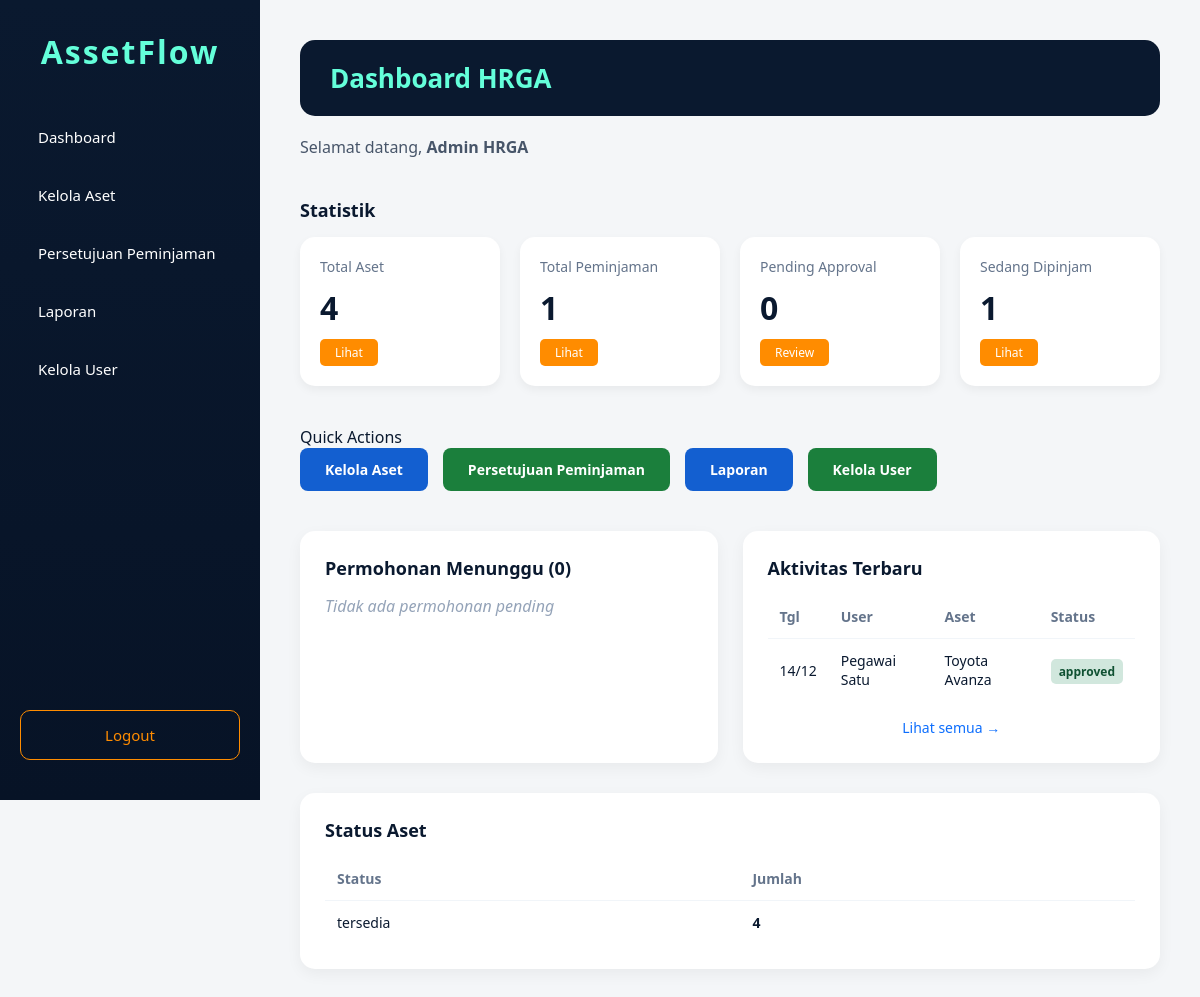
Page /admin_dashboard.php (signed in) on the committed database.
### tables this page shows
CREATE TABLE `loans` (
  `id_loan` int(11) NOT NULL,
  `id_user` int(11) NOT NULL,
  `id_aset` int(11) NOT NULL,
  `driver_id` int(11) DEFAULT NULL,
  `tgl_pinjam` date NOT NULL,
  `tgl_kembali` date NOT NULL,
  `jam_keluar` datetime DEFAULT NULL,
  `jam_masuk` datetime DEFAULT NULL,
  `km_awal` int(11) DEFAULT NULL,
  `km_akhir` int(11) DEFAULT NULL,
  `kondisi_mobil` text DEFAULT NULL,
  `keterangan` text NOT NULL,
  `alasan_penolakan` text DEFAULT NULL,
  `status_loan` enum('pending','approved','rejected','on_loan','returned') NOT NULL DEFAULT 'pending'
);

CREATE TABLE `users` (
  `id_user` int(11) NOT NULL,
  `nama` varchar(100) NOT NULL,
  `email` varchar(100) NOT NULL,
  `password` varchar(255) NOT NULL,
  `role` enum('pegawai','hrga','satpam','supir') NOT NULL,
  `divisi` varchar(50) DEFAULT NULL
);

CREATE TABLE `assets` (
  `id_aset` int(11) NOT NULL,
  `nama_aset` varchar(100) NOT NULL,
  `kategori` enum('mobil','elektronik') NOT NULL,
  `plat_nomor` varchar(20) DEFAULT NULL,
  `status_aset` enum('tersedia','maintenance','rusak') NOT NULL DEFAULT 'tersedia',
  `gambar` varchar(255) DEFAULT NULL
);

### admin_dashboard.php (the view, shortened to what this page needs)
<?php
require_once 'database/db.php';
$total_assets = $conn->query("SELECT COUNT(*) FROM assets")->fetchColumn();
$total_loans = $conn->query("SELECT COUNT(*) FROM loans")->fetchColumn();
$pending_loans = $conn->query("SELECT COUNT(*) FROM loans WHERE status_loan='pending'")->fetchColumn();
$active_loans = $conn->query("SELECT COUNT(*) FROM loans WHERE status_loan IN ('approved','on_loan')")->fetchColumn();
$recent_pending = $conn->query("
    SELECT l.*, u.nama as pemohon, a.nama_aset
    FROM loans l
    JOIN users u ON l.id_user = u.id_user
    JOIN assets a ON l.id_aset = a.id_aset
    WHERE l.status_loan='pending'
    ORDER BY l.tgl_pinjam ASC
    LIMIT 5
")->fetchAll();
?>
<!DOCTYPE html>
<html>
<head>
    <link rel="stylesheet" href="css/admindash.css">
</head>
<body>
    <div class="sidebar">
        <h2>AssetFlow</h2>
        <a href="admin_dashboard.php" class="active">Dashboard</a>
        <a href="kelola_aset.php">Kelola Aset</a>
        <a href="persetujuan.php">Persetujuan Peminjaman</a>
        <a href="laporan.php">Laporan</a>
        <a href="kelola_user.php">Kelola User</a>
        <a href="logout.php" class="logout">Logout</a>
    </div>
    <div class="main-content">
        <h1>Dashboard HRGA</h1>
        <p class="welcome">Selamat datang, <b><?= htmlspecialchars($_SESSION['nama']) ?></b></p>
        <h2>Statistik</h2>
        <div class="stats-grid">
            <div class="card">
                <span class="label">Total Aset</span>
                <span class="number"><?= $total_assets ?></span>
                <a href="kelola_aset.php" class="btn-small">Lihat</a>
            </div>
            <div class="card">
                <span class="label">Total Peminjaman</span>
                <span class="number"><?= $total_loans ?></span>
                <a href="laporan.php" class="btn-small">Lihat</a>
            </div>
            <div class="card">
                <span class="label">Pending Approval</span>
                <span class="number"><?= $pending_loans ?></span>
                <a href="persetujuan.php" class="btn-small">Review</a>
            </div>
            <div class="card">
                <span class="label">Sedang Dipinjam</span>
                <span class="number"><?= $active_loans ?></span>
                <a href="laporan.php?status=approved" class="btn-small">Lihat</a>
            </div>
        </div>
        <!<h2>Quick Actions</h2>
        <div class="quick-actions">
            <a href="kelola_aset.php" class="btn-blue">Kelola Aset</a>
            <a href="persetujuan.php" class="btn-yellow">Persetujuan Peminjaman</a>
            <a href="laporan.php" class="btn-green">Laporan</a>
            <a href="kelola_user.php" class="btn-cyan">Kelola User</a>
        </div>
        <div class="row-container">
            <div class="box-container">
                <h2>Permohonan Menunggu (<?= $pending_loans ?>)</h2>
                <?php if(empty($recent_pending)): ?>
                    <p class="empty">Tidak ada permohonan pending</p>
                <?php endif; ?>
            </div>
            <div class="box-container">
                <h2>Aktivitas Terbaru</h2>
                <?php
                $recent_activities = $conn->query("
                    SELECT l.*, u.nama as pemohon, a.nama_aset
                    FROM loans l
                    JOIN users u ON l.id_user = u.id_user
                    JOIN assets a ON l.id_aset = a.id_aset
                    WHERE l.status_loan != 'pending'
                    ORDER BY l.tgl_pinjam DESC
                    LIMIT 10
                ")->fetchAll();
                ?>
                <?php if(empty($recent_activities)): ?>
                    <p class="empty">Tidak ada aktivitas</p>
                <?php else: ?>
                    <table class="simple-table">
                        <tr>
                            <th>Tgl</th>
                            <th>User</th>
                            <th>Aset</th>
                            <th>Status</th>
                        </tr>
                        <?php foreach($recent_activities as $a): ?>
                        <tr>
                            <td><?= date('d/m', strtotime($a['tgl_pinjam'])) ?></td>
                            <td><?= htmlspecialchars($a['pemohon']) ?></td>
                            <td><?= htmlspecialchars($a['nama_aset']) ?></td>
                            <td><span class="badge <?= $a['status_loan'] ?>"><?= $a['status_loan'] ?></span></td>
                        </tr>
                        <?php endforeach; ?>
                    </table>
                    <div class="see-more"><a href="laporan.php">Lihat semua &rarr;</a></div>
                <?php endif; ?>
            </div>
        </div> <div class="box-container full-width">
            <h2>Status Aset</h2>
            <?php
            $asset_status = $conn->query("SELECT status_aset, COUNT(*) as jumlah FROM assets GROUP BY status_aset")->fetchAll();
            ?>
            <table class="simple-table">
                <tr><th>Status</th><th>Jumlah</th></tr>
                <?php foreach($asset_status as $status): ?>
                <tr>
                    <td><?= $status['status_aset'] ?></td>
                    <td><b><?= $status['jumlah'] ?></b></td>
                </tr>
                <?php endforeach; ?>
            </table>
        </div>
    </div>
</body>
</html>

### css/admindash.css (style rules this page uses)
* { margin: 0; padding: 0; box-sizing: border-box; font-family: "Segoe UI", Tahoma, sans-serif; }
body { background-color: #F4F6F8; color: #0A192F; }
.sidebar { position: fixed; top: 0; left: 0; width: 260px; height: 100vh; background: linear-gradient(180deg, #0A192F, #071326); padding: 30px 20px; display: flex; flex-direction: column; z-index: 1000; }
.sidebar h2 { color: #64FFDA; font-size: 32px; text-align: center; margin-bottom: 40px; letter-spacing: 2px; }
.sidebar a { color: #FFFFFF; text-decoration: none; padding: 14px 18px; margin-bottom: 10px; border-radius: 10px; font-size: 15px; display: block; transition: 0.3s; }
.sidebar .logout { margin-top: auto; border: 1px solid #FF8C00; color: #FF8C00; text-align: center; }
.main-content { margin-left: 260px; padding: 40px; }
h1 { color: #64FFDA; background-color: #0A192F; padding: 20px 30px; border-radius: 15px; margin-bottom: 20px; font-size: 26px; }
.welcome { color: #475569; margin-bottom: 40px; font-size: 16px; }
h2 { font-size: 18px; color: #0A192F; margin-bottom: 15px; margin-top: 0; }
.stats-grid { display: grid; grid-template-columns: repeat(4, 1fr); gap: 20px; margin-bottom: 40px; }
.card { background: #fff; padding: 20px; border-radius: 15px; box-shadow: 0 4px 10px rgba(0,0,0,0.05); display: flex; flex-direction: column; }
.card .label { font-size: 14px; color: #64748B; }
.card .number { font-size: 32px; font-weight: bold; color: #0A192F; margin: 10px 0; }
.card .btn-small { align-self: flex-start; padding: 5px 15px; background: #FF8C00; color: #fff; text-decoration: none; border-radius: 5px; font-size: 12px; }
.quick-actions { display: flex; gap: 15px; margin-bottom: 40px; flex-wrap: wrap; }
.quick-actions a { padding: 12px 25px; border-radius: 8px; text-decoration: none; font-weight: 600; font-size: 14px; color: #fff; transition: opacity 0.2s; }
.btn-blue { background-color: #135fd0; }
.btn-yellow { background-color: #1b7f3c; }
.btn-green { background-color: #135fd0; }
.btn-cyan { background-color: #1b7f3c; }
.row-container { display: grid; grid-template-columns: 1fr 1fr; gap: 25px; margin-bottom: 30px; }
.box-container { background: #FFFFFF; padding: 25px; border-radius: 15px; box-shadow: 0 5px 15px rgba(0,0,0,0.05); }
.full-width { margin-top: 30px; }
.simple-table { width: 100%; border-collapse: collapse; }
.simple-table th, .simple-table td { padding: 12px; text-align: left; border-bottom: 1px solid #F1F5F9; font-size: 14px; }
.simple-table th { color: #64748B; font-weight: 600; }
.simple-table tr:last-child td { border-bottom: none; }
.badge { padding: 4px 8px; border-radius: 5px; font-size: 12px; font-weight: 600; }
.badge.approved { background: #d1e7dd; color: #0f5132; }
.empty { color: #94A3B8; font-style: italic; }
.see-more { margin-top: 15px; text-align: center; }
.see-more a { color: #0D6EFD; text-decoration: none; font-size: 14px; }

### rows in the picture
loans: tgl_pinjam "14/12", id_user.nama "Pegawai Satu", id_aset.nama_aset "Toyota Avanza", status_loan "approved"

### other values in the picture
$_SESSION['nama'] "Admin HRGA"
$total_assets "4"
$total_loans "1"
$pending_loans "0"
$active_loans "1"
$status['status_aset'] "tersedia"
$status['jumlah'] "4"
